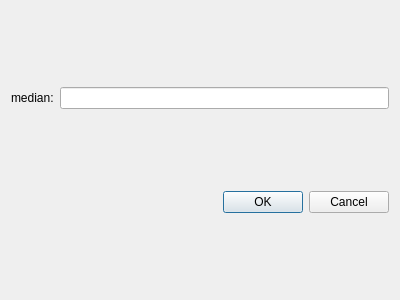
<?xml version="1.0" encoding="UTF-8"?>
<ui version="4.0">
 <class>MedianGrayDialog</class>
 <widget class="QDialog" name="MedianGrayDialog">
  <property name="geometry">
   <rect>
    <x>0</x>
    <y>0</y>
    <width>400</width>
    <height>300</height>
   </rect>
  </property>
  <property name="windowTitle">
   <string>Dialog</string>
  </property>
  <layout class="QVBoxLayout" name="verticalLayout">
   <item>
    <layout class="QHBoxLayout" name="horizontalLayout">
     <item>
      <widget class="QLabel" name="label">
       <property name="text">
        <string>median:</string>
       </property>
      </widget>
     </item>
     <item>
      <widget class="QLineEdit" name="lineEdit"/>
     </item>
    </layout>
   </item>
   <item>
    <widget class="QDialogButtonBox" name="buttonBox">
     <property name="orientation">
      <enum>Qt::Horizontal</enum>
     </property>
     <property name="standardButtons">
      <set>QDialogButtonBox::Cancel|QDialogButtonBox::Ok</set>
     </property>
    </widget>
   </item>
  </layout>
 </widget>
 <resources/>
 <connections>
  <connection>
   <sender>buttonBox</sender>
   <signal>accepted()</signal>
   <receiver>MedianGrayDialog</receiver>
   <slot>accept()</slot>
   <hints>
    <hint type="sourcelabel">
     <x>248</x>
     <y>254</y>
    </hint>
    <hint type="destinationlabel">
     <x>157</x>
     <y>274</y>
    </hint>
   </hints>
  </connection>
  <connection>
   <sender>buttonBox</sender>
   <signal>rejected()</signal>
   <receiver>MedianGrayDialog</receiver>
   <slot>reject()</slot>
   <hints>
    <hint type="sourcelabel">
     <x>316</x>
     <y>260</y>
    </hint>
    <hint type="destinationlabel">
     <x>286</x>
     <y>274</y>
    </hint>
   </hints>
  </connection>
 </connections>
</ui>
